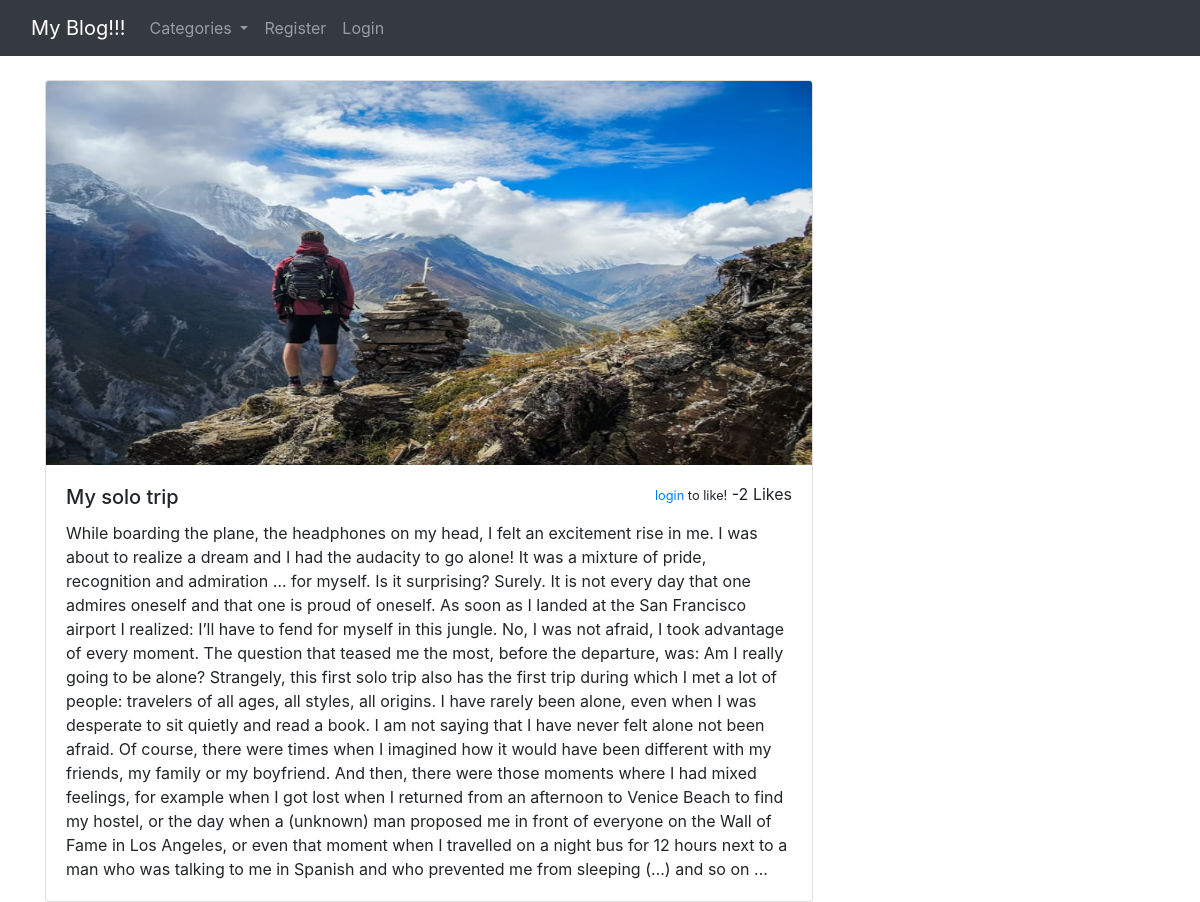
/details/26, run on the app's committed database.
### myblog/models.py (models this page shows, shortened)
class MyPost(models.Model):
    title=models.CharField(max_length=300)
    header_image=models.ImageField(null=True,blank=True,upload_to='images/')
    author=models.ForeignKey(User,on_delete=models.CASCADE)
    body=models.TextField()
    pdate=models.DateField(auto_now_add=True)
    category=models.CharField(max_length=255,default='coding')
    likes=models.ManyToManyField(User,related_name='blog_posts')
    def total_likes(self):
        return self.likes.count()

### myblog/views.py (the view)
# urls.py: path('details/<int:pk>', ArticleDetailView.as_view(),name='details'),
class ArticleDetailView(DetailView):
    model=MyPost
    template_name='myblog/details.html'
    def get_context_data(self, *args,**kwargs):
        cat_menu=Category.objects.all()
        context=super(ArticleDetailView,self).get_context_data(*args,**kwargs)
        data=get_object_or_404(MyPost,id=self.kwargs['pk'])
        total_likes=data.total_likes()
        liked=False
        if data.likes.filter(id=self.request.user.id).exists():
            liked=True
        context["cat_menu"]=cat_menu
        context['total_likes']=total_likes
        context['liked']=liked
        return context

### myblog/models.py (called while the page is built)
    def __str__(self):
        return self.name

### myblog/templates/myblog/details.html (shortened to what this page needs)
{% extends 'myblog/base.html' %}
{% block content %}
<div class="card" style="width: 48rem;">
    {% if object.header_image %}
            <img src="{{ object.header_image.url }}" class="card-img-top" alt="..." style="height: 24rem;">
            {% endif %}
    <div class="card-body">
      <h5 class="card-title">{{object.title}}
        <small class="d-flex float-right">
      <form action="{% url 'like_post' object.pk %}" method="POST">
        {% if user.is_authenticated %}
        {% if liked %}
        <button type="submit" name="post_id" value="{{post.id}}" class="btn btn-danger btn-sm">UnLike</button>
        {% else %}
        <button type="submit" name="post_id" value="{{post.id}}" class="btn btn-primary btn-sm">Like</button>
        {% endif %}
        {% else %}
         <small><a href="{% url 'login' %}" >login</a> to like!</small>
        {% endif %}
        -{{total_likes}} Likes
    </form></small></h5>
      <p class="card-text">{{object.body}}</p>
    </div>
  </div>
{% endblock %}

### data on the page
MyPost: header_image (picture), title "My solo trip", body "While boarding the plane, the headphones on my head, I felt an excitement rise in me. I was about to realize a dream and I had the audacity to go alone! It was a mixture of pride, recognition and admiration … for myself. Is it surprising? Surely. It is not every day that one admires oneself and that one is proud of oneself. As soon as I landed at the San Francisco airport I realized: I’ll have to fend for myself in this jungle. No, I was not afraid, I took advantage of every moment. The question that teased me the most, before the departure, was: Am I really going to be alone? Strangely, this first solo trip also has the first trip during which I met a lot of people: travelers of all ages,…"

### other printed values
{{ total_likes }} "2"
